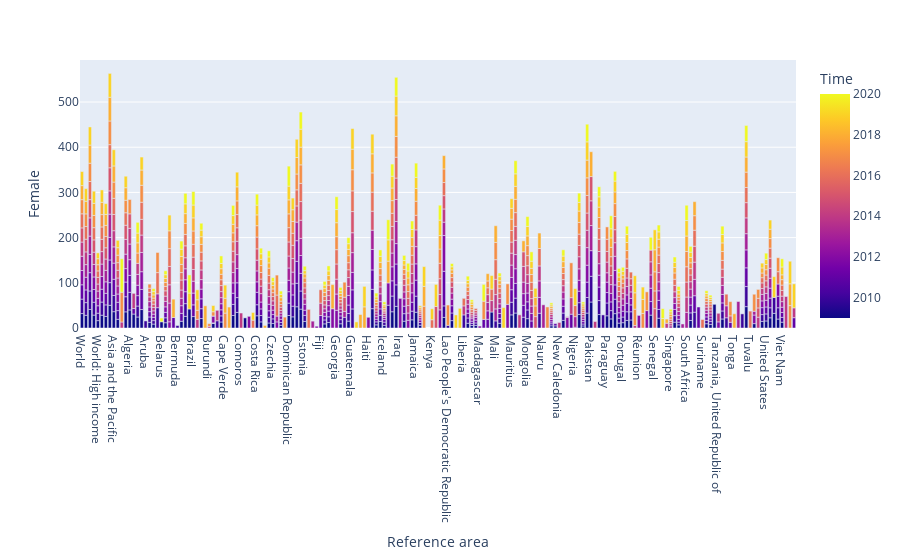

The cell this chart's notebook holds for it:
### Code cell
#you can check the values for each year for each country by hovering on the suitable color respecting the legend given on the right
#the  pourcentatge of femelles not educated employeed or into a training using the accumulator coefficicient
fig=px.bar(df,x="Reference area",y="Female",color="Time",hover_data=["Female"])
fig.show()

### Figure 1 — Plotly figure (JSON) as saved in the notebook; plotly's stock layout.template omitted (floating-point values rounded to 4 significant figures; data arrays with more than 128 entries replaced by an {"elided": "..."} marker saying what was removed)
{"data": [{"alignmentgroup": "True", "hovertemplate": "Reference area=%{x}<br>Female=%{y}<br>Time=%{marker.color}<extra></extra>", "legendgroup": "", "marker": {"color": {"elided": "1241 int values"}, "coloraxis": "coloraxis", "pattern": {"shape": ""}}, "name": "", "offsetgroup": "", "orientation": "v", "showlegend": false, "textposition": "auto", "type": "bar", "x": {"elided": "1241 str values"}, "xaxis": "x", "y": {"elided": "1241 float values"}, "yaxis": "y"}], "layout": {"barmode": "relative", "coloraxis": {"colorbar": {"title": {"text": "Time"}}, "colorscale": [[0, "#0d0887"], [0.1111, "#46039f"], [0.2222, "#7201a8"], [0.3333, "#9c179e"], [0.4444, "#bd3786"], [0.5556, "#d8576b"], [0.6667, "#ed7953"], [0.7778, "#fb9f3a"], [0.8889, "#fdca26"], [1, "#f0f921"]]}, "legend": {"tracegroupgap": 0}, "margin": {"t": 60}, "xaxis": {"anchor": "y", "domain": [0, 1], "title": {"text": "Reference area"}}, "yaxis": {"anchor": "x", "domain": [0, 1], "title": {"text": "Female"}}}}
